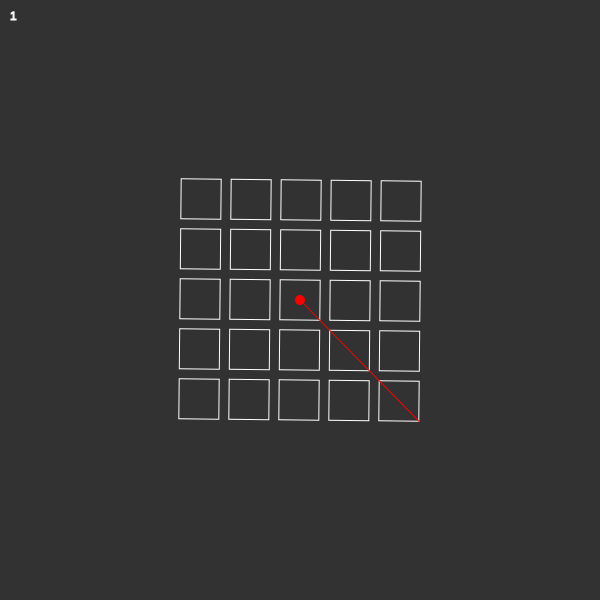
Frame 1 (no input)
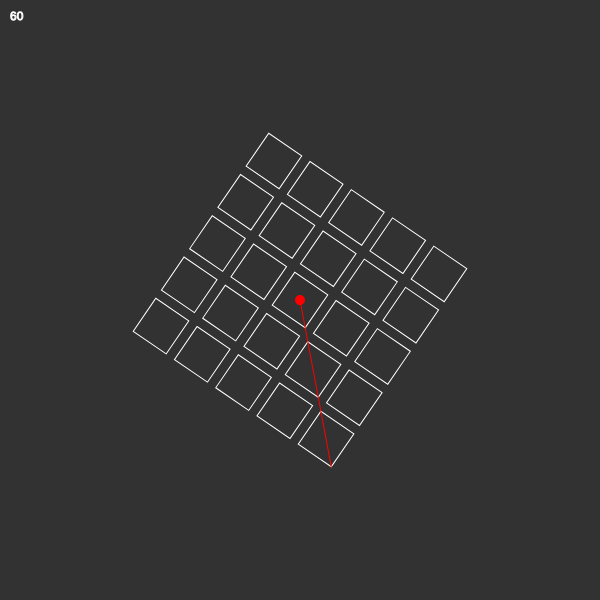
Frame 60 (no input)
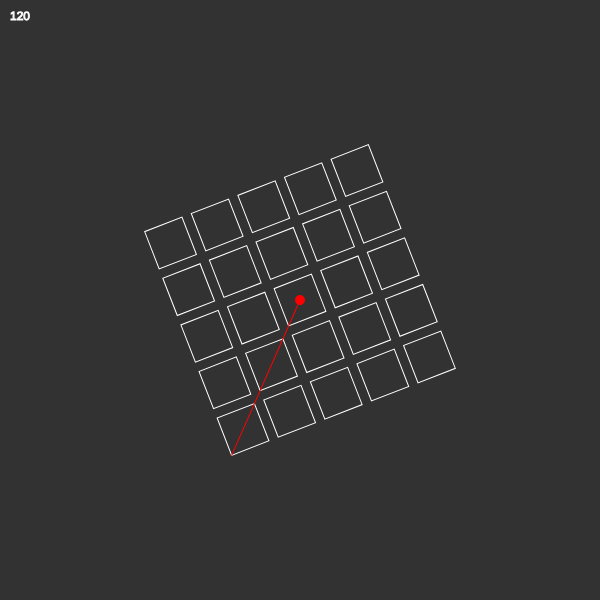
Frame 120 (the mouse pressed at the canvas centre since frame 60)

The p5.js sketch that drew these frames (run headless with seeded random() and noise() and a simulated clock; from frame 60 on, the mouse is pressed at the canvas centre):

// p5.js sketch
// ── sketch.js
var rectangle = {
  w: 40,
  h: 40,
  gap: 10
};


function setup() {
  createCanvas(600, 600);
}

function draw() {
  background(50);
  noFill();
  stroke(255);

  var howManyTimes = 5;
  var startX = (rectangle.w + rectangle.gap)*2 + rectangle.w/2;
  var startY = (rectangle.h + rectangle.gap)*2 + rectangle.h/2;
  
  push();
  translate(width/2, height/2);
  rotate( frameCount*0.01 );
  for (var y = 0; y < howManyTimes; y++) {
    for (var x = 0; x < howManyTimes; x++) {

      rect(-startX + x * (rectangle.w + rectangle.gap),
        -startY + y * (rectangle.h + rectangle.gap),
        rectangle.w,
        rectangle.h)

    }
  }
  noStroke();
  fill(255, 0, 0);
  ellipse(0, 0, 10, 10);
  stroke(255,0,0);
  line(0, 0, startX, startY);
  pop();
  
  text(frameCount, 10, 20);
}
